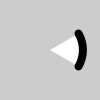
Frame 1 (no input)
Frame 60 (the mouse pressed at the canvas centre just before this capture): identical to frame 1, image omitted
Frame 120 (the mouse held since frame 60 and released just before this capture): identical to frame 1, image omitted

The Processing sketch that drew this single still picture (run headless with seeded random() and noise(); from frame 60 on, the mouse is pressed at the canvas centre):

// Processing sketch: Ex_06
// ── Ex_06.pde
float angle = 0;

void setup() {
  size(100, 100);
  smooth();
  strokeWeight(8);
}

void draw() {
  background(204);
  if (keyPressed == true) {
    if ((key >= 32) && (key <= 126)) {
      // If the key is alphanumeric,
      // convert its value into an angle
      angle = map(key, 32, 126, 0, TWO_PI);
    }
  }
  arc(50, 50, 66, 66, angle-PI/6, angle+PI/6);
}
